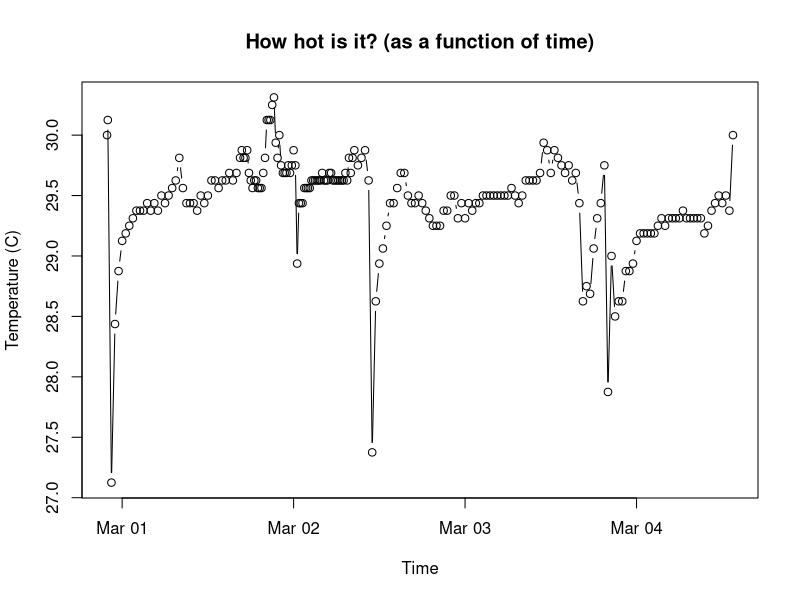

The R script that drew this image:
# Read data from csv into R
Data <- read.csv(file="temp_history.csv", header=TRUE, sep=",")
# Write plot to file
png("temperature.png")
# Plot Data
plot(strptime(Data$timestamp, format="%c"), Data$temperature, xlab="Time", ylab="Temperature (C)", main="How hot is it? (as a function of time)")
# Interpolate splines between points
lines(strptime(Data$timestamp, format="%c"), Data$temperature, type="c")
# Close the device
dev.off()